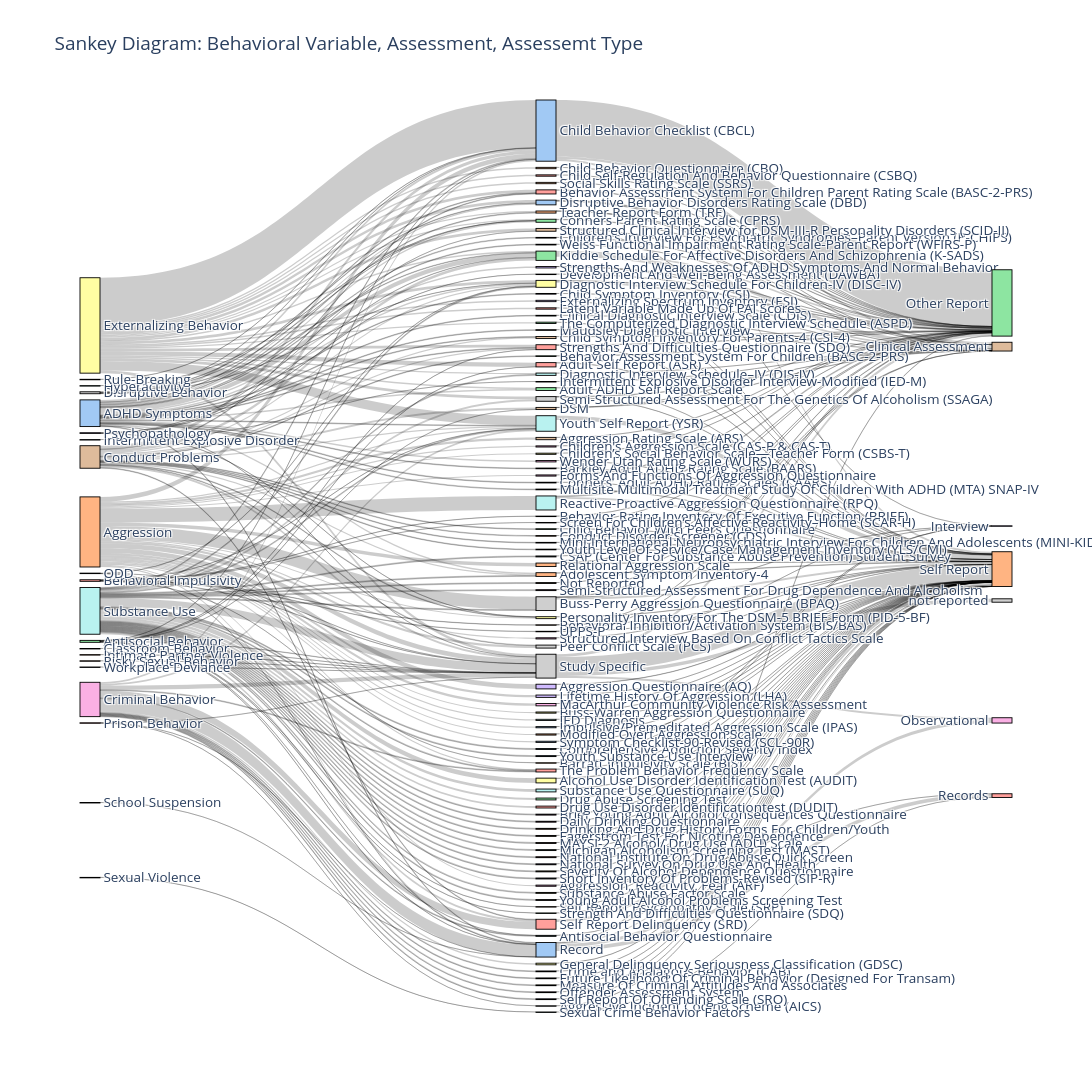

The notebook cell saved with this chart:
### Code cell
# 1. Split into the two "hops" of the Sankey
hop1 = dfsankeybeh.groupby(['behavioral_variable', 'behavioral_assessment']).agg({
    'b_count': 'sum', 
    'nameyear': lambda x: '<br>'.join(sorted(x.unique()))
}).reset_index().rename(columns={'behavioral_variable': 'source', 'behavioral_assessment': 'target', 'b_count': 'value'})

hop2 = dfsankeybeh.groupby(['behavioral_assessment', 'behavioral_assessment_type']).agg({
    'behavioral_assessment_count': 'sum', 
    'nameyear': lambda x: '<br>'.join(sorted(x.unique()))
}).reset_index().rename(columns={'behavioral_assessment': 'source', 'behavioral_assessment_type': 'target', 'behavioral_assessment_count': 'value'})

# 2. Combine hops into one flow table
df_links = pd.concat([hop1, hop2], axis=0)

# 3. Create the unique labels for the nodes
labels = list(pd.concat([df_links['source'], df_links['target']]).unique())
label_map = {label: idx for idx, label in enumerate(labels)}

# 4. Map labels to indices
sources = df_links['source'].map(label_map).tolist()
targets = df_links['target'].map(label_map).tolist()
values = df_links['value'].tolist()
customdata = df_links['nameyear'].tolist()

import seaborn as sns
node_colors = sns.color_palette("pastel", len(labels)).as_hex()
# Create the Sankey plot
fig = go.Figure(data=[go.Sankey(
    node=dict(
        pad=15, 
        thickness=20,
        line=dict(color="black", width=0.9),
        label=labels,
        color=node_colors,
        align="left"
    ),
    link=dict(
        source=sources,
        target=targets,
        value=values,
        customdata=customdata,
        # Using %{customdata} now displays the unique, newline-separated list
        hovertemplate='<b>Studies in this flow:</b><br>%{customdata}<extra></extra>',
        hovercolor='rgba(0, 0, 0, 0.5)'
    ))])

fig.update_layout(title_text="Sankey Diagram: Behavioral Variable, Assessment, Assessemt Type", font_size=13.5, width=1700, height=2000, hovermode='x')
fig.show()
save_path = r"C:\Users\U727148\Desktop\DATA\REVIEW\sankey_plots_LV_review\sankey_diagram_behavioral.html"
fig.write_html(save_path)

### Figure 1 — Plotly figure (JSON) as saved in the notebook; plotly's stock layout.template omitted (floating-point values rounded to 4 significant figures; data arrays with more than 128 entries replaced by an {"elided": "..."} marker saying what was removed)
{"data": [{"link": {"customdata": {"elided": "294 str values"}, "hovercolor": "rgba(0, 0, 0, 0.5)", "hovertemplate": "<b>Studies in this flow:</b><br>%{customdata}<extra></extra>", "source": {"elided": "294 int values"}, "target": {"elided": "294 int values"}, "value": {"elided": "294 int values"}}, "node": {"align": "left", "color": ["#a1c9f4", "#ffb482", "#8de5a1", "#ff9f9b", "#d0bbff", "#debb9b", "#fab0e4", "#cfcfcf", "#fffea3", "#b9f2f0", "#a1c9f4", "#ffb482", "#8de5a1", "#ff9f9b", "#d0bbff", "#debb9b", "#fab0e4", "#cfcfcf", "#fffea3", "#b9f2f0", "#a1c9f4", "#ffb482", "#8de5a1", "#ff9f9b", "#d0bbff", "#debb9b", "#fab0e4", "#cfcfcf", "#fffea3", "#b9f2f0", "#a1c9f4", "#ffb482", "#8de5a1", "#ff9f9b", "#d0bbff", "#debb9b", "#fab0e4", "#cfcfcf", "#fffea3", "#b9f2f0", "#a1c9f4", "#ffb482", "#8de5a1", "#ff9f9b", "#d0bbff", "#debb9b", "#fab0e4", "#cfcfcf", "#fffea3", "#b9f2f0", "#a1c9f4", "#ffb482", "#8de5a1", "#ff9f9b", "#d0bbff", "#debb9b", "#fab0e4", "#cfcfcf", "#fffea3", "#b9f2f0", "#a1c9f4", "#ffb482", "#8de5a1", "#ff9f9b", "#d0bbff", "#debb9b", "#fab0e4", "#cfcfcf", "#fffea3", "#b9f2f0", "#a1c9f4", "#ffb482", "#8de5a1", "#ff9f9b", "#d0bbff", "#debb9b", "#fab0e4", "#cfcfcf", "#fffea3", "#b9f2f0", "#a1c9f4", "#ffb482", "#8de5a1", "#ff9f9b", "#d0bbff", "#debb9b", "#fab0e4", "#cfcfcf", "#fffea3", "#b9f2f0", "#a1c9f4", "#ffb482", "#8de5a1", "#ff9f9b", "#d0bbff", "#debb9b", "#fab0e4", "#cfcfcf", "#fffea3", "#b9f2f0", "#a1c9f4", "#ffb482", "#8de5a1", "#ff9f9b", "#d0bbff", "#debb9b", "#fab0e4", "#cfcfcf", "#fffea3", "#b9f2f0", "#a1c9f4", "#ffb482", "#8de5a1", "#ff9f9b", "#d0bbff", "#debb9b", "#fab0e4", "#cfcfcf", "#fffea3", "#b9f2f0", "#a1c9f4", "#ffb482", "#8de5a1", "#ff9f9b", "#d0bbff", "#debb9b", "#fab0e4", "#cfcfcf"], "label": ["ADHD Symptoms", "Aggression", "Antisocial Behavior", "Behavioral Impulsivity", "Classroom Behavior", "Conduct Problems", "Criminal Behavior", "Disruptive Behavior", "Externalizing Behavior", "Hyperactivity", "Intermittent Explosive Disorder", "Intimate Partner Violence", "ODD", "Prison Behavior", "Psychopathology", "Risky Sexual Behavior", "Rule-Breaking", "School Suspension", "Sexual Violence", "Substance Use", "Workplace Deviance", "Adolescent Symptom Inventory-4", "Adult ADHD Self Report Scale", "Adult Self Report (ASR)", "Aggression Questionnaire (AQ)", "Aggression Rating Scale (ARS)", "Aggression, Reactivity, Fear (ARF)", "Aggressive Incident Coding Scheme (AICS)", "Alcohol Use Disorder Identification Test (AUDIT)", "Antisocial Behavior Questionnaire", "Barkley Adult ADHD Rating Scale (BAARS)", "Barratt Impulsivity Scale (BIS)", "Behavior Assessment System For Children (BASC-2-PRS)", "Behavior Assessment System For Children Parent Rating Scale (BASC-2-PRS)", "Behavior Rating Inventory Of Executive Function (BRIEF)", "Behavioral Inhibition/Activation System (BIS/BAS)", "Brief Young Adult Alcohol Consequences Questionnaire", "Buss-Perry Aggression Questionnaire (BPAQ)", "Buss-Warren Aggression Questionnaire", "CSAP (Center For Substance Abuse Prevention) Student Survey", "Child Behavior Checklist (CBCL)", "Child Behavior Questionnaire (CBQ)", "Child Behavior With Peers Questionnaire", "Child Self-Regulation And Behavior Questionnaire (CSBQ)", "Child Symptom Inventory (CSI)", "Child Symptom Inventory For Parents-4 (CSI-4)", "Children's Aggression Scale (CAS-P & CAS-T)", "Children’s Interview For Psychiatric Syndromes–Parent Version (P-CHIPS)", "Children’s Social Behavior Scale—Teacher Form (CSBS-T)", "Clinical Diagnostic Interview Scale (CDIS)", "Comprehensive Addiction Severity Index", "Conduct Disorder Screener (CDS)", "Conners Parent Rating Scale (CPRS)", "Conners’ Adult ADHD Rating Scales (CAARS)", "Crime and Analagous Behavior (CAB)", "DSM", "Daily Drinking Questionnaire", "Development And Well-Being Assessment (DAWBA)", "Diagnostic Interview Schedule For Children-IV (DISC-IV)", "Diagnostic Interview Schedule–IV (DIS-IV)", "Disruptive Behavior Disorders Rating Scale (DBD)", "Drinking And Drug History Forms For Children/Youth", "Drug Abuse Screening Test", "Drug Use Disorder Identificationtest (DUDIT)", "Externalizing Spectrum Inventory (ESI)", "Fagerström Test For Nicotine Dependence", "Forms And Functions Of Aggression Questionnaire", "Future Likelihood Of Criminal Behavior (Designed For Transam)", "General Delinquency Seriousness Classification (GDSC)", "IED Diagnosis", "Impulsive/Premeditated Aggression Scale (IPAS)", "Intermittent Explosive Disorder Interview-Modified (IED-M)", "Kiddie Schedule For Affective Disorders And Schizophrenia (K-SADS)", "Latent Variable Made Up Of PAI Scores", "Lifetime History Of Aggression (LHA)", "MAYSI-2 Alcohol/ Drug Use (ADU) Scale", "MacArthur Community Violence Risk Assessment", "Maudsley Diagnostic Interview", "Measure Of Criminal Attitudes And Associates", "Michigan Alcoholism Screening Test (MAST)", "Mini-International Neuropsychiatric Interview For Children And Adolescents (MINI-KID)", "Modified Overt Aggression Scale", "Multisite Multimodal Treatment Study Of Children With ADHD (MTA) SNAP-IV", "National Institute On Drug Abuse Quick Screen", "National Survey On Drug Use And Health", "Not Reported", "Offender Assessment System", "Peer Conflict Scale (PCS)", "Personality Inventory For The DSM-5 BRIEF Form (PID-5-BF)", "Reactive-Proactive Aggression Questionnaire (RPQ)", "Record", "Relational Aggression Scale", "Screen For Children’s Affective Reactivity–Home (SCAR-H)", "Self Report Delinquency (SRD)", "Self Report Of Offending Scale (SRO)", "Self Report Psychopathy Scale (SRP)", "Semi-Structured Assessment For Drug Dependence And Alcoholism", "Semi-Structured Assessment For The Genetics Of Alcoholism (SSAGA)", "Severity Of Alcohol Dependence Questionnaire", "Sexual Crime Behavior Factors", "Short Inventory Of Problems-Revised (SIP-R)", "Social Skills Rating Scale (SSRS)", "Strength And Difficulties Questionnaire (SDQ)", "Strengths And Difficulties Questionnaire (SDQ)", "Strengths And Weaknesses Of ADHD Symptoms And Normal Behavior", "Structured Clinical Interview for DSM-III-R Personality Disorders (SCID-II)", "Structured Interview Based On Conflict Tactics Scale", "Study Specific", "Substance Abuse Factor Scale", "Substance Use Questionnaire (SUQ)", "Symptom Checklist-90-Revised (SCL-90R)", "Teacher Report Form (TRF)", "The Computerized Diagnostic Interview Schedule (ASPD)", "The Problem Behavior Frequency Scale", "UPPS-P", "Weiss Functional Impairment Rating Scale-Parent Report (WFIRS-P)", "Wender Utah Rating Scale (WURS)", "Young Adult Alcohol Problems Screening Test", "Youth Level Of Service/Case Management Inventory (YLS/CMI)", "Youth Self Report (YSR)", "Youth Substance Use Interview", "Self Report", "Other Report", "Records", "Interview", "Clinical Assessment", "Observational", "not reported"], "line": {"color": "black", "width": 0.9}, "pad": 15, "thickness": 20}, "type": "sankey"}], "layout": {"font": {"size": 13.5}, "height": 2000, "hovermode": "x", "title": {"text": "Sankey Diagram: Behavioral Variable, Assessment, Assessemt Type"}, "width": 1700}}
